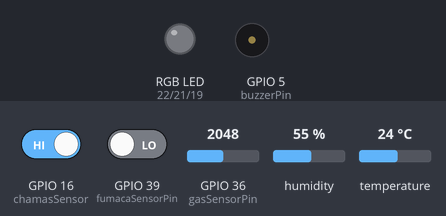
A sketch run on a simulated ESP32. Shown: an RGB LED mixed from three pins (HIGH = lit), buzzer (waves = sounding, pin HIGH). The inputs (shaded band) are chosen by the test bench; at power-on: GPIO 16 (chamasSensor) HIGH, GPIO 36 (gasSensorPin) = 2048, GPIO 39 (fumacaSensorPin) LOW, humidity 55 %, temperature 24 °C. WiFi joins after 1.5 s; servers stay silent unless stated.

Above: at 0.1 s.
At 2.9 s:
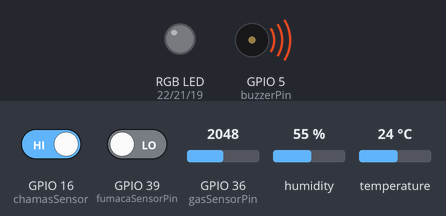
Timing chart, 0 to 4.4 s (numbered marks = the images above):
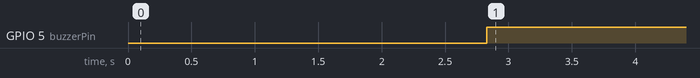

The sketch:

BlinkTCC.ino
```cpp
#define BLYNK_TEMPLATE_ID "TMPL2KqGawTHM"
#define BLYNK_TEMPLATE_NAME "TCCarduinoCozinha"
#define BLYNK_AUTH_TOKEN "fj4Z9g4gXqzDlfePQKmvxEEhEoul5FZs"

#include <WiFi.h>
#include <BlynkSimpleEsp32.h>
#include <DHT.h>

BlynkTimer timer;

// Pinos virtuais
int pinTemp = V1;         // Sensor de temperatura
int pinUmi = V0;          // Sensor de umidade
int pinFumaca = V3;       // Sensor de fumaça
int alertaFumaca = V4;    // Alerta de fumaça
int pinChamas = V2;       // Sensor de chamas
int alertaChamas = V6;    // Alerta de chamas
int pinGas = V7;          // Sensor de gás
int alertaGas = V8;       // Alerta de gás
int ledWhiteControl = V9; // Controle da luz branca na fita RGB
int ledRGBControl = V10;  // Controle das cores RGB na fita RGB

// Pinos físicos
int buzzerPin = 5;         // Pino do buzzer (GPIO 5)
int chamasSensor = 16;     // Pino do sensor de chamas (GPIO 16)
int dhtPin = 17;           // Pino do sensor DHT11 (GPIO 17)
int gasSensorPin = 36;     // Pino do sensor de gás (ADC1_CH0 no ESP32)
int fumacaSensorPin = 39;  // Pino do sensor de fumaça (ADC1_CH3 no ESP32)
int ledRedPin = 22;        // Pino para controle do LED vermelho da fita RGB
int ledGreenPin = 21;      // Pino para controle do LED verde da fita RGB
int ledBluePin = 19;       // Pino para controle do LED azul da fita RGB

// Canais PWM
int pwmChannelRed = 0;
int pwmChannelGreen = 1;
int pwmChannelBlue = 2;
int pwmFrequency = 5000;
int pwmResolution = 8;

// Variáveis para controle de notificação
bool fogoFlag = false;
bool fumacaFlag = false;
bool gasFlag = false;

// Inicialização do sensor DHT
#define DHTTYPE DHT11
DHT dht(dhtPin, DHTTYPE);

char ssid[] = "YourSSID";
char pass[] = "YourPassword";

void setup() {
  // Configuração dos pinos como saída ou entrada
  pinMode(buzzerPin, OUTPUT);
  pinMode(chamasSensor, INPUT_PULLUP);
  pinMode(gasSensorPin, INPUT);
  pinMode(fumacaSensorPin, INPUT);

  // Configuração dos canais PWM
  ledcSetup(pwmChannelRed, pwmFrequency, pwmResolution);
  ledcSetup(pwmChannelGreen, pwmFrequency, pwmResolution);
  ledcSetup(pwmChannelBlue, pwmFrequency, pwmResolution);

  // Associa os canais PWM aos pinos
  ledcAttachPin(ledRedPin, pwmChannelRed);
  ledcAttachPin(ledGreenPin, pwmChannelGreen);
  ledcAttachPin(ledBluePin, pwmChannelBlue);

  // Inicia a comunicação serial
  Serial.begin(115200);

  // Inicia o sensor DHT
  dht.begin();

  // Configuração do Blynk
  Blynk.begin(BLYNK_AUTH_TOKEN, ssid, pass);

  // Timer para leitura dos sensores
  timer.setInterval(1000L, leituraSensores);
}

void loop() {
  Blynk.run();
  timer.run(); // Executa as funções do timer
}

void leituraSensores() {
  // Leitura do sensor DHT (umidade e temperatura)
  float umidade = dht.readHumidity();
  float temperatura = dht.readTemperature();

  // Verifica se a leitura do sensor DHT falhou
  if (isnan(umidade) || isnan(temperatura)) {
    Blynk.virtualWrite(alertaChamas, "Falha ao ler do sensor DHT!");
    return;
  }

  // Envia as leituras para o Blynk
  Blynk.virtualWrite(pinTemp, temperatura);
  Blynk.virtualWrite(pinUmi, umidade);

  // Leitura do sensor de fumaça
  int fumaca = digitalRead(fumacaSensorPin);
  if (fumaca == HIGH && !fumacaFlag) {
    Blynk.notify("Alerta! Fumaça Detectada");
    Blynk.virtualWrite(alertaFumaca, "Alerta! Fumaça Detectada");
    fumacaFlag = true;
  } else if (fumaca == LOW) {
    fumacaFlag = false;
    Blynk.virtualWrite(alertaFumaca, "");
  }

  // Leitura do sensor de chamas
  int chamas = digitalRead(chamasSensor);
  if (chamas == HIGH && !fogoFlag) {
    Blynk.notify("Alerta! Chamas Detectadas");
    Blynk.virtualWrite(alertaChamas, "Alerta! Chamas Detectadas");
    fogoFlag = true;
    digitalWrite(buzzerPin, HIGH); // Liga o buzzer
  } else if (chamas == LOW) {
    fogoFlag = false;
    digitalWrite(buzzerPin, LOW); // Desliga o buzzer
    Blynk.virtualWrite(alertaChamas, "");
  }

  // Leitura do sensor de gás
  int gas = analogRead(gasSensorPin);
  if (gas > 400 && !gasFlag) { // Supondo que 400 seja o limite para detecção de gás
    Blynk.notify("Alerta! Gás Detectado");
    Blynk.virtualWrite(alertaGas, "Alerta! Gás Detectado");
    gasFlag = true;
  } else if (gas <= 400) {
    gasFlag = false;
    Blynk.virtualWrite(alertaGas, "");
  }
}

// Função Blynk para controlar a luz branca na fita RGB
BLYNK_WRITE(ledWhiteControl) {
  int ledState = param.asInt();
  if (ledState == 1) {
    ledcWrite(pwmChannelRed, 255);   // Máximo valor para vermelho
    ledcWrite(pwmChannelGreen, 255); // Máximo valor para verde
    ledcWrite(pwmChannelBlue, 255);  // Máximo valor para azul (branco)
  } else {
    ledcWrite(pwmChannelRed, 0);
    ledcWrite(pwmChannelGreen, 0);
    ledcWrite(pwmChannelBlue, 0);
  }
}

// Função Blynk para controlar as cores RGB na fita RGB
BLYNK_WRITE(ledRGBControl) {
  int redValue = param[0].asInt();   // Valor do canal vermelho
  int greenValue = param[1].asInt(); // Valor do canal verde
  int blueValue = param[2].asInt();  // Valor do canal azul

  ledcWrite(pwmChannelRed, redValue);
  ledcWrite(pwmChannelGreen, greenValue);
  ledcWrite(pwmChannelBlue, blueValue);
}
```

Measured:
- by itself, GPIO 5 (buzzerPin): LOW → HIGH at 2.8 s
